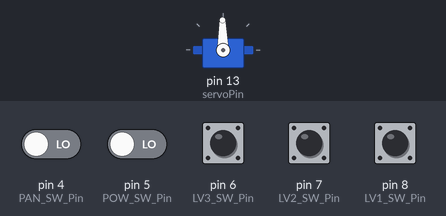
A sketch run on a simulated Arduino Uno, built with avr-gcc and run on an emulated ATmega328P. Parts: servo. The inputs (shaded band) are chosen by the test bench; at power-on: pin 4 (PAN_SW_Pin), pin 5 (POW_SW_Pin), pin 6 (LV3_SW_Pin), pin 7 (LV2_SW_Pin), pin 8 (LV1_SW_Pin) LOW.

Above: at 2.2 s.
2.3 s: pin 4 (PAN_SW_Pin) driven HIGH and pin 5 (POW_SW_Pin) driven HIGH
6.6 s: pin 4 (PAN_SW_Pin) driven LOW
10.9 s: pin 5 (POW_SW_Pin) driven LOW
At 12.0 s:
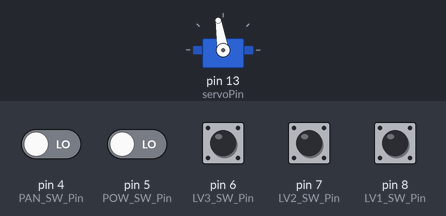
12.4 s: pin 5 (POW_SW_Pin) driven HIGH
At 19.5 s:
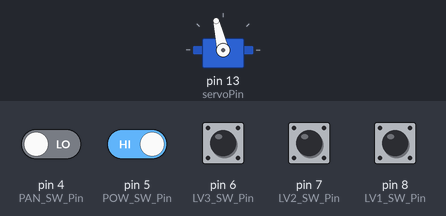
At 48.1 s:
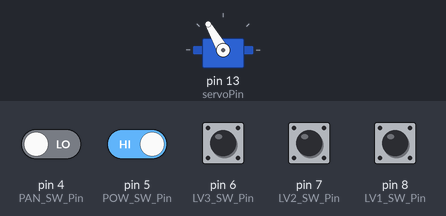
Timing chart, 0 to 50.9 s (numbered marks = the images above; inputs shaded):
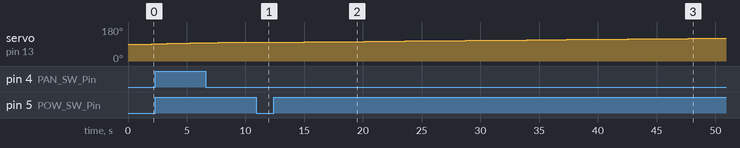

Measured:
- after the input at 10.9 s, servo on pin 13 (servoPin): stays 99° (without the input it goes to 100° after 0.22 s)
- after the input at 12.4 s, servo on pin 13 (servoPin): moves from 99° to 121° over 36.1 s, starting after 0.88 s

The sketch:

Cooling_Fan.ino
```cpp
#include <Servo.h>

Servo myservo;
int dcmPin1 = 3;
int dcmPin2 = 11;
int servoPin = 13;

int LV1_SW_Pin = 8;
int LV2_SW_Pin = 7;
int LV3_SW_Pin = 6;
int POW_SW_Pin = 5;
int PAN_SW_Pin = 4;

int pos = 90;
int Dir_Servo = 0;
unsigned char dcmPower = 50;
int PAN_OnOff = 0;
int POW_OnOff = 0;
int POW_LEVEL = 1;
int Key_Data[10] = {HIGH, HIGH, HIGH, HIGH, HIGH, HIGH, HIGH, HIGH, HIGH, HIGH};
int Key_Data_Before[10] = {HIGH, HIGH, HIGH, HIGH, HIGH, HIGH, HIGH, HIGH, HIGH, HIGH};

void setup() {
  Serial.begin(115200);
  myservo.attach(servoPin);
  myservo.write(90);

  pinMode(LV1_SW_Pin, INPUT);
  pinMode(LV2_SW_Pin, INPUT);
  pinMode(LV3_SW_Pin, INPUT);
  pinMode(POW_SW_Pin, INPUT);
  pinMode(PAN_SW_Pin, INPUT);
  pinMode(dcmPin1, OUTPUT);
  pinMode(dcmPin2, OUTPUT);
  digitalWrite(dcmPin1, LOW);
  digitalWrite(dcmPin2, LOW);
  analogWrite(dcmPin1, 0);
  analogWrite(dcmPin2, 0);
  delay(1000);
}

void loop() {
  readKey();

  if(POW_OnOff == HIGH)
  {
    if (POW_LEVEL == 1) analogWrite(dcmPin2, 85);
    else if (POW_LEVEL == 2) analogWrite(dcmPin2, 175);
    else if (POW_LEVEL == 3) analogWrite(dcmPin2, 255);
    else;
    analogWrite(dcmPin1, 0);
    PAN_Control();
    delay(60);
  }
  else if (POW_OnOff == LOW)
  {
    // 정지
    analogWrite(dcmPin1, 0);
    analogWrite(dcmPin2, 0);
    delay(100);
  }
  else;

}

// 서보모터 좌우 동작 함수
void PAN_Control()
{
  if (PAN_OnOff == HIGH)
  {
    if (Dir_Servo == LOW)
    {
      if (pos < 150)
      {
        pos++;
        myservo.write(pos);
      }
      else Dir_Servo = HIGH;
    }
    else
    {
      if (pos > 30)
      {
        pos--;
        myservo.write(pos);
      }
      else Dir_Servo = LOW;
    }
  }
  else;
}

// 스위치 읽기 함수
void readKey()
{
  for (int i = LV1_SW_Pin; i >= PAN_SW_Pin; i--)
  {
    Key_Data[i] = digitalRead(i);
    if (Key_Data[i] == LOW && Key_Data[i] != Key_Data_Before[i])
    {
      Key_Data_Before[i] == Key_Data[i];
      if (i == POW_SW_Pin)
      {
        if (POW_OnOff == LOW) POW_OnOff = HIGH;
        else POW_OnOff = LOW;
      }
      else if (i == PAN_SW_Pin)
      {
        if (PAN_OnOff == LOW) PAN_OnOff = HIGH;
        else PAN_OnOff = LOW;
      }
      else if (i == LV1_SW_Pin) POW_LEVEL = 1;
      else if (i == LV2_SW_Pin) POW_LEVEL = 2;
      else if (i == LV3_SW_Pin) POW_LEVEL = 3;
      else;
      delay(200);
    }
    else if (Key_Data[i] == HIGH && Key_Data[i] != Key_Data_Before[i])
    {
      Key_Data_Before[i] = Key_Data[i];
    }
    else;
  }
}
```
